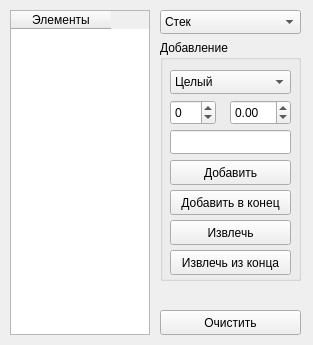
<?xml version="1.0" encoding="UTF-8"?>
<ui version="4.0">
 <class>MainWindow</class>
 <widget class="QMainWindow" name="MainWindow">
  <property name="geometry">
   <rect>
    <x>0</x>
    <y>0</y>
    <width>313</width>
    <height>345</height>
   </rect>
  </property>
  <property name="sizePolicy">
   <sizepolicy hsizetype="Fixed" vsizetype="Fixed">
    <horstretch>0</horstretch>
    <verstretch>0</verstretch>
   </sizepolicy>
  </property>
  <property name="minimumSize">
   <size>
    <width>313</width>
    <height>345</height>
   </size>
  </property>
  <property name="maximumSize">
   <size>
    <width>313</width>
    <height>345</height>
   </size>
  </property>
  <property name="windowTitle">
   <string>MainWindow</string>
  </property>
  <widget class="QWidget" name="centralwidget">
   <widget class="QTableWidget" name="MyTable">
    <property name="geometry">
     <rect>
      <x>10</x>
      <y>10</y>
      <width>140</width>
      <height>325</height>
     </rect>
    </property>
    <column>
     <property name="text">
      <string>Элементы</string>
     </property>
    </column>
   </widget>
   <widget class="QGroupBox" name="AddDelGroup">
    <property name="geometry">
     <rect>
      <x>160</x>
      <y>40</y>
      <width>141</width>
      <height>241</height>
     </rect>
    </property>
    <property name="title">
     <string>Добавление</string>
    </property>
    <widget class="QSpinBox" name="spinBox">
     <property name="geometry">
      <rect>
       <x>10</x>
       <y>60</y>
       <width>46</width>
       <height>25</height>
      </rect>
     </property>
     <property name="minimum">
      <number>-10000000</number>
     </property>
     <property name="maximum">
      <number>10000000</number>
     </property>
    </widget>
    <widget class="QComboBox" name="TypeItemBox">
     <property name="geometry">
      <rect>
       <x>10</x>
       <y>30</y>
       <width>121</width>
       <height>24</height>
      </rect>
     </property>
     <item>
      <property name="text">
       <string>Целый</string>
      </property>
     </item>
     <item>
      <property name="text">
       <string>Вещественный</string>
      </property>
     </item>
     <item>
      <property name="text">
       <string>Символьный</string>
      </property>
     </item>
    </widget>
    <widget class="QDoubleSpinBox" name="doubleSpinBox">
     <property name="geometry">
      <rect>
       <x>70</x>
       <y>60</y>
       <width>61</width>
       <height>25</height>
      </rect>
     </property>
     <property name="minimum">
      <double>-1000000000.899999976158142</double>
     </property>
     <property name="maximum">
      <double>100000000.989999994635582</double>
     </property>
     <property name="singleStep">
      <double>0.500000000000000</double>
     </property>
    </widget>
    <widget class="QPushButton" name="AddButton">
     <property name="geometry">
      <rect>
       <x>10</x>
       <y>120</y>
       <width>121</width>
       <height>25</height>
      </rect>
     </property>
     <property name="text">
      <string>Добавить</string>
     </property>
    </widget>
    <widget class="QLineEdit" name="lineEdit">
     <property name="geometry">
      <rect>
       <x>10</x>
       <y>90</y>
       <width>121</width>
       <height>24</height>
      </rect>
     </property>
     <property name="maxLength">
      <number>1</number>
     </property>
    </widget>
    <widget class="QPushButton" name="DelButton">
     <property name="geometry">
      <rect>
       <x>10</x>
       <y>180</y>
       <width>121</width>
       <height>25</height>
      </rect>
     </property>
     <property name="text">
      <string>Извлечь</string>
     </property>
    </widget>
    <widget class="QPushButton" name="AddButton_2">
     <property name="geometry">
      <rect>
       <x>10</x>
       <y>150</y>
       <width>121</width>
       <height>25</height>
      </rect>
     </property>
     <property name="text">
      <string>Добавить в конец</string>
     </property>
    </widget>
    <widget class="QPushButton" name="DelButton_2">
     <property name="geometry">
      <rect>
       <x>10</x>
       <y>210</y>
       <width>121</width>
       <height>25</height>
      </rect>
     </property>
     <property name="text">
      <string>Извлечь из конца</string>
     </property>
    </widget>
   </widget>
   <widget class="QPushButton" name="clearButton">
    <property name="geometry">
     <rect>
      <x>160</x>
      <y>310</y>
      <width>141</width>
      <height>25</height>
     </rect>
    </property>
    <property name="text">
     <string>Очистить</string>
    </property>
   </widget>
   <widget class="QComboBox" name="ListTypeBox">
    <property name="geometry">
     <rect>
      <x>160</x>
      <y>10</y>
      <width>141</width>
      <height>24</height>
     </rect>
    </property>
    <item>
     <property name="text">
      <string>Стек</string>
     </property>
    </item>
    <item>
     <property name="text">
      <string>Очередь</string>
     </property>
    </item>
    <item>
     <property name="text">
      <string>Дек</string>
     </property>
    </item>
   </widget>
  </widget>
 </widget>
 <resources/>
 <connections/>
</ui>
